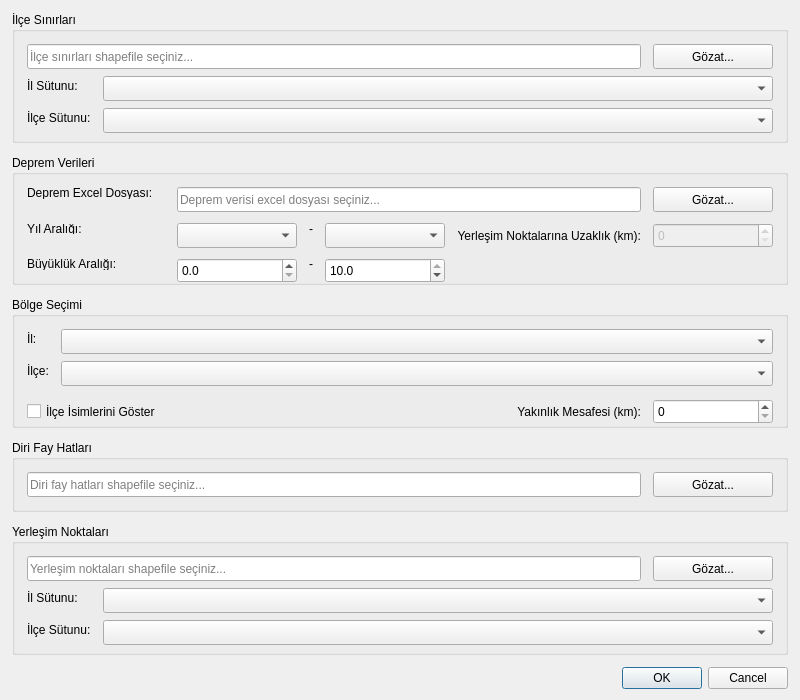
<?xml version="1.0" encoding="UTF-8"?>
<ui version="4.0">
 <class>IlceFilterDialog</class>
 <widget class="QDialog" name="IlceFilterDialog">
  <property name="geometry">
   <rect>
    <x>0</x>
    <y>0</y>
    <width>800</width>
    <height>700</height>
   </rect>
  </property>
  <property name="minimumSize">
   <size>
    <width>800</width>
    <height>700</height>
   </size>
  </property>
  <property name="windowTitle">
   <string>Deprem Analizi</string>
  </property>
  <layout class="QVBoxLayout" name="verticalLayout">
   <property name="spacing">
    <number>12</number>
   </property>
   <property name="margin">
    <number>12</number>
   </property>
   <item>
    <widget class="QGroupBox" name="shapefileGroup">
     <property name="title">
      <string>İlçe Sınırları</string>
     </property>
     <layout class="QFormLayout" name="shapefileLayout">
      <property name="fieldGrowthPolicy">
       <enum>QFormLayout::AllNonFixedFieldsGrow</enum>
      </property>
      <property name="spacing">
       <number>12</number>
      </property>
      <property name="margin">
       <number>12</number>
      </property>
      <item row="0" column="0" colspan="2">
       <layout class="QHBoxLayout" name="filePathLayout">
        <property name="spacing">
         <number>12</number>
        </property>
        <item>
         <widget class="QLineEdit" name="filePathEdit">
          <property name="minimumSize">
           <size>
            <width>0</width>
            <height>25</height>
           </size>
          </property>
          <property name="readOnly">
           <bool>true</bool>
          </property>
          <property name="placeholderText">
           <string>İlçe sınırları shapefile seçiniz...</string>
          </property>
         </widget>
        </item>
        <item>
         <widget class="QPushButton" name="filePathButton">
          <property name="minimumSize">
           <size>
            <width>120</width>
            <height>25</height>
           </size>
          </property>
          <property name="text">
           <string>Gözat...</string>
          </property>
         </widget>
        </item>
       </layout>
      </item>
      <item row="1" column="0">
       <widget class="QLabel" name="ilColumnLabel">
        <property name="text">
         <string>İl Sütunu:</string>
        </property>
       </widget>
      </item>
      <item row="1" column="1">
       <widget class="QComboBox" name="ilColumnComboBox">
        <property name="minimumSize">
         <size>
          <width>0</width>
          <height>25</height>
         </size>
        </property>
        <property name="placeholderText">
         <string>İl sütununu seçiniz...</string>
        </property>
       </widget>
      </item>
      <item row="2" column="0">
       <widget class="QLabel" name="ilceColumnLabel">
        <property name="text">
         <string>İlçe Sütunu:</string>
        </property>
       </widget>
      </item>
      <item row="2" column="1">
       <widget class="QComboBox" name="ilceColumnComboBox">
        <property name="minimumSize">
         <size>
          <width>0</width>
          <height>25</height>
         </size>
        </property>
        <property name="placeholderText">
         <string>İlçe sütununu seçiniz...</string>
        </property>
       </widget>
      </item>
     </layout>
    </widget>
   </item>
   <item>
    <widget class="QGroupBox" name="earthquakeGroup">
     <property name="title">
      <string>Deprem Verileri</string>
     </property>
     <layout class="QFormLayout" name="earthquakeLayout">
      <property name="fieldGrowthPolicy">
       <enum>QFormLayout::AllNonFixedFieldsGrow</enum>
      </property>
      <property name="spacing">
       <number>24</number>
      </property>
      <property name="margin">
       <number>12</number>
      </property>
      <item row="0" column="0">
       <widget class="QLabel" name="csvFileLabel">
        <property name="text">
         <string>Deprem Excel Dosyası:</string>
        </property>
       </widget>
      </item>
      <item row="0" column="1">
       <layout class="QHBoxLayout" name="csvFileLayout">
        <property name="spacing">
         <number>12</number>
        </property>
        <item>
         <widget class="QLineEdit" name="csvFileEdit">
          <property name="minimumSize">
           <size>
            <width>0</width>
            <height>25</height>
           </size>
          </property>
          <property name="readOnly">
           <bool>true</bool>
          </property>
          <property name="placeholderText">
           <string>Deprem verisi excel dosyası seçiniz...</string>
          </property>
         </widget>
        </item>
        <item>
         <widget class="QPushButton" name="csvFileButton">
          <property name="minimumSize">
           <size>
            <width>120</width>
            <height>25</height>
           </size>
          </property>
          <property name="text">
           <string>Gözat...</string>
          </property>
         </widget>
        </item>
       </layout>
      </item>
      <item row="1" column="0">
       <widget class="QLabel" name="yearRangeLabel">
        <property name="text">
         <string>Yıl Aralığı:</string>
        </property>
       </widget>
      </item>
      <item row="1" column="1">
       <layout class="QHBoxLayout" name="yearRangeLayout">
        <property name="spacing">
         <number>12</number>
        </property>
        <item>
         <widget class="QComboBox" name="yearComboBox">
          <property name="minimumSize">
           <size>
            <width>120</width>
            <height>25</height>
           </size>
          </property>
         </widget>
        </item>
        <item>
         <widget class="QLabel" name="yearSeparatorLabel">
          <property name="text">
           <string>-</string>
          </property>
          <property name="alignment">
           <set>Qt::AlignCenter</set>
          </property>
         </widget>
        </item>
        <item>
         <widget class="QComboBox" name="endYearComboBox">
          <property name="minimumSize">
           <size>
            <width>120</width>
            <height>25</height>
           </size>
          </property>
         </widget>
        </item>
        <item>
         <spacer name="yearRangeSpacer">
          <property name="orientation">
           <enum>Qt::Horizontal</enum>
          </property>
          <property name="sizeHint" stdset="0">
           <size>
            <width>40</width>
            <height>20</height>
           </size>
          </property>
         </spacer>
        </item>
        <item>
         <widget class="QLabel" name="settlementDistanceLabel">
          <property name="minimumSize">
           <size>
            <width>0</width>
            <height>25</height>
           </size>
          </property>
          <property name="text">
           <string>Yerleşim Noktalarına Uzaklık (km):</string>
          </property>
          <property name="alignment">
           <set>Qt::AlignRight|Qt::AlignVCenter</set>
          </property>
         </widget>
        </item>
        <item>
         <widget class="QSpinBox" name="settlementDistanceSpinBox">
          <property name="minimumSize">
           <size>
            <width>120</width>
            <height>25</height>
           </size>
          </property>
          <property name="maximum">
           <number>100</number>
          </property>
          <property name="singleStep">
           <number>1</number>
          </property>
          <property name="enabled">
           <bool>false</bool>
          </property>
         </widget>
        </item>
       </layout>
      </item>
      <item row="2" column="0">
       <widget class="QLabel" name="magnitudeRangeLabel">
        <property name="text">
         <string>Büyüklük Aralığı:</string>
        </property>
       </widget>
      </item>
      <item row="2" column="1">
       <layout class="QHBoxLayout" name="magnitudeRangeLayout">
        <property name="spacing">
         <number>12</number>
        </property>
        <item>
         <widget class="QDoubleSpinBox" name="minMagnitudeSpinBox">
          <property name="minimumSize">
           <size>
            <width>120</width>
            <height>25</height>
           </size>
          </property>
          <property name="decimals">
           <number>1</number>
          </property>
          <property name="minimum">
           <double>0.0</double>
          </property>
          <property name="maximum">
           <double>10.0</double>
          </property>
          <property name="singleStep">
           <double>0.1</double>
          </property>
         </widget>
        </item>
        <item>
         <widget class="QLabel" name="magnitudeSeparatorLabel">
          <property name="text">
           <string>-</string>
          </property>
          <property name="alignment">
           <set>Qt::AlignCenter</set>
          </property>
         </widget>
        </item>
        <item>
         <widget class="QDoubleSpinBox" name="maxMagnitudeSpinBox">
          <property name="minimumSize">
           <size>
            <width>120</width>
            <height>25</height>
           </size>
          </property>
          <property name="decimals">
           <number>1</number>
          </property>
          <property name="minimum">
           <double>0.0</double>
          </property>
          <property name="maximum">
           <double>10.0</double>
          </property>
          <property name="singleStep">
           <double>0.1</double>
          </property>
          <property name="value">
           <double>10.0</double>
          </property>
         </widget>
        </item>
        <item>
         <spacer name="magnitudeRangeSpacer">
          <property name="orientation">
           <enum>Qt::Horizontal</enum>
          </property>
          <property name="sizeHint" stdset="0">
           <size>
            <width>40</width>
            <height>20</height>
           </size>
          </property>
         </spacer>
        </item>
       </layout>
      </item>
     </layout>
    </widget>
   </item>
   <item>
    <widget class="QGroupBox" name="filterGroup">
     <property name="title">
      <string>Bölge Seçimi</string>
     </property>
     <layout class="QFormLayout" name="filterLayout">
      <property name="fieldGrowthPolicy">
       <enum>QFormLayout::AllNonFixedFieldsGrow</enum>
      </property>
      <property name="spacing">
       <number>12</number>
      </property>
      <property name="margin">
       <number>12</number>
      </property>
      <item row="0" column="0">
       <widget class="QLabel" name="ilLabel">
        <property name="text">
         <string>İl:</string>
        </property>
       </widget>
      </item>
      <item row="0" column="1">
       <widget class="QComboBox" name="ilComboBox">
        <property name="minimumSize">
         <size>
          <width>0</width>
          <height>25</height>
         </size>
        </property>
       </widget>
      </item>
      <item row="1" column="0">
       <widget class="QLabel" name="ilceLabel">
        <property name="text">
         <string>İlçe:</string>
        </property>
       </widget>
      </item>
      <item row="1" column="1">
       <widget class="QComboBox" name="ilceComboBox">
        <property name="minimumSize">
         <size>
          <width>0</width>
          <height>25</height>
         </size>
        </property>
       </widget>
      </item>
      <item row="2" column="0" colspan="2">
       <layout class="QHBoxLayout" name="optionsLayout">
        <property name="spacing">
         <number>12</number>
        </property>
        <property name="leftMargin">
         <number>0</number>
        </property>
        <property name="topMargin">
         <number>6</number>
        </property>
        <property name="rightMargin">
         <number>0</number>
        </property>
        <property name="bottomMargin">
         <number>6</number>
        </property>
        <item>
         <widget class="QCheckBox" name="showLabelsCheckBox">
          <property name="minimumSize">
           <size>
            <width>0</width>
            <height>25</height>
           </size>
          </property>
          <property name="text">
           <string>İlçe İsimlerini Göster</string>
          </property>
         </widget>
        </item>
        <item>
         <spacer name="optionsSpacer">
          <property name="orientation">
           <enum>Qt::Horizontal</enum>
          </property>
          <property name="sizeHint" stdset="0">
           <size>
            <width>40</width>
            <height>20</height>
           </size>
          </property>
         </spacer>
        </item>
        <item>
         <widget class="QLabel" name="bufferLabel">
          <property name="minimumSize">
           <size>
            <width>0</width>
            <height>25</height>
           </size>
          </property>
          <property name="text">
           <string>Yakınlık Mesafesi (km):</string>
          </property>
          <property name="alignment">
           <set>Qt::AlignRight|Qt::AlignVCenter</set>
          </property>
         </widget>
        </item>
        <item>
         <widget class="QSpinBox" name="bufferSpinBox">
          <property name="minimumSize">
           <size>
            <width>120</width>
            <height>25</height>
           </size>
          </property>
          <property name="maximum">
           <number>500</number>
          </property>
          <property name="singleStep">
           <number>5</number>
          </property>
         </widget>
        </item>
       </layout>
      </item>
     </layout>
    </widget>
   </item>
   <item>
    <widget class="QGroupBox" name="faultLinesGroup">
     <property name="title">
      <string>Diri Fay Hatları</string>
     </property>
     <layout class="QFormLayout" name="faultLinesLayout">
      <property name="fieldGrowthPolicy">
       <enum>QFormLayout::AllNonFixedFieldsGrow</enum>
      </property>
      <property name="spacing">
       <number>12</number>
      </property>
      <property name="margin">
       <number>12</number>
      </property>
      <item row="0" column="0" colspan="2">
       <layout class="QHBoxLayout" name="faultLineFileLayout">
        <property name="spacing">
         <number>12</number>
        </property>
        <item>
         <widget class="QLineEdit" name="faultLineFileEdit">
          <property name="minimumSize">
           <size>
            <width>0</width>
            <height>25</height>
           </size>
          </property>
          <property name="readOnly">
           <bool>true</bool>
          </property>
          <property name="placeholderText">
           <string>Diri fay hatları shapefile seçiniz...</string>
          </property>
         </widget>
        </item>
        <item>
         <widget class="QPushButton" name="faultLineFileButton">
          <property name="minimumSize">
           <size>
            <width>120</width>
            <height>25</height>
           </size>
          </property>
          <property name="text">
           <string>Gözat...</string>
          </property>
         </widget>
        </item>
       </layout>
      </item>
     </layout>
    </widget>
   </item>
   <item>
    <widget class="QGroupBox" name="settlementGroup">
     <property name="title">
      <string>Yerleşim Noktaları</string>
     </property>
     <layout class="QFormLayout" name="settlementLayout">
      <property name="fieldGrowthPolicy">
       <enum>QFormLayout::AllNonFixedFieldsGrow</enum>
      </property>
      <property name="spacing">
       <number>12</number>
      </property>
      <property name="margin">
       <number>12</number>
      </property>
      <item row="0" column="0" colspan="2">
       <layout class="QHBoxLayout" name="settlementFileLayout">
        <property name="spacing">
         <number>12</number>
        </property>
        <item>
         <widget class="QLineEdit" name="settlementFileEdit">
          <property name="minimumSize">
           <size>
            <width>0</width>
            <height>25</height>
           </size>
          </property>
          <property name="readOnly">
           <bool>true</bool>
          </property>
          <property name="placeholderText">
           <string>Yerleşim noktaları shapefile seçiniz...</string>
          </property>
         </widget>
        </item>
        <item>
         <widget class="QPushButton" name="settlementFileButton">
          <property name="minimumSize">
           <size>
            <width>120</width>
            <height>25</height>
           </size>
          </property>
          <property name="text">
           <string>Gözat...</string>
          </property>
         </widget>
        </item>
       </layout>
      </item>
      <item row="1" column="0">
       <widget class="QLabel" name="settlementIlLabel">
        <property name="text">
         <string>İl Sütunu:</string>
        </property>
       </widget>
      </item>
      <item row="1" column="1">
       <widget class="QComboBox" name="settlementIlColumnComboBox">
        <property name="minimumSize">
         <size>
          <width>0</width>
          <height>25</height>
         </size>
        </property>
        <property name="placeholderText">
         <string>İl sütununu seçiniz...</string>
        </property>
       </widget>
      </item>
      <item row="2" column="0">
       <widget class="QLabel" name="settlementIlceLabel">
        <property name="text">
         <string>İlçe Sütunu:</string>
        </property>
       </widget>
      </item>
      <item row="2" column="1">
       <widget class="QComboBox" name="settlementIlceColumnComboBox">
        <property name="minimumSize">
         <size>
          <width>0</width>
          <height>25</height>
         </size>
        </property>
        <property name="placeholderText">
         <string>İlçe sütununu seçiniz...</string>
        </property>
       </widget>
      </item>
     </layout>
    </widget>
   </item>
   <item>
    <spacer name="verticalSpacer">
     <property name="orientation">
      <enum>Qt::Vertical</enum>
     </property>
     <property name="sizeHint" stdset="0">
      <size>
       <width>20</width>
       <height>10</height>
      </size>
     </property>
    </spacer>
   </item>
   <item>
    <widget class="QDialogButtonBox" name="buttonBox">
     <property name="orientation">
      <enum>Qt::Horizontal</enum>
     </property>
     <property name="standardButtons">
      <set>QDialogButtonBox::Cancel|QDialogButtonBox::Ok</set>
     </property>
    </widget>
   </item>
  </layout>
 </widget>
 <resources/>
 <connections>
  <connection>
   <sender>buttonBox</sender>
   <signal>accepted()</signal>
   <receiver>IlceFilterDialog</receiver>
   <slot>accept()</slot>
   <hints>
    <hint type="sourcelabel">
     <x>248</x>
     <y>254</y>
    </hint>
    <hint type="destinationlabel">
     <x>157</x>
     <y>274</y>
    </hint>
   </hints>
  </connection>
  <connection>
   <sender>buttonBox</sender>
   <signal>rejected()</signal>
   <receiver>IlceFilterDialog</receiver>
   <slot>reject()</slot>
   <hints>
    <hint type="sourcelabel">
     <x>316</x>
     <y>260</y>
    </hint>
    <hint type="destinationlabel">
     <x>286</x>
     <y>274</y>
    </hint>
   </hints>
  </connection>
 </connections>
</ui>
